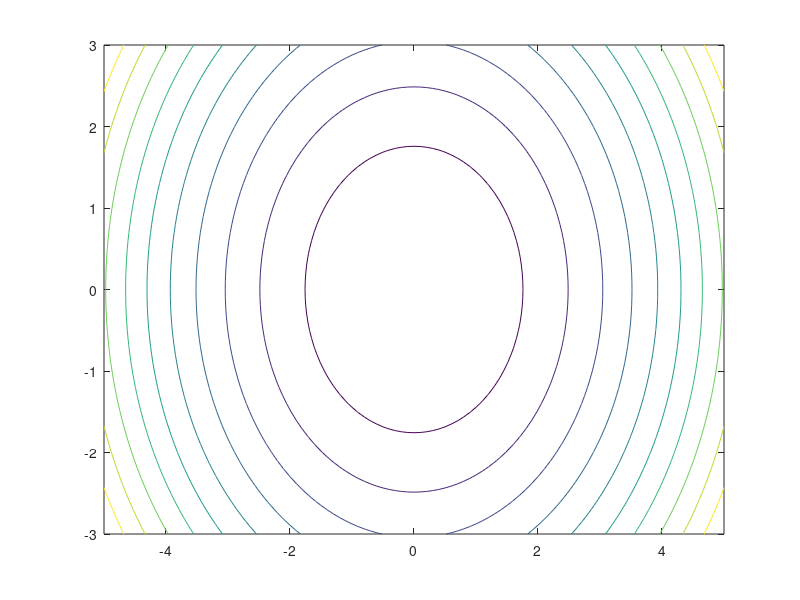

MATLAB code to generate this figure:
[x,y] = meshgrid(-5:0.1:5,-3:0.1:3); %independent variables
g = x.^2 + y.^2;                     % our function
contour(x,y,g)                       % call the contour function
print -deps graph.eps
